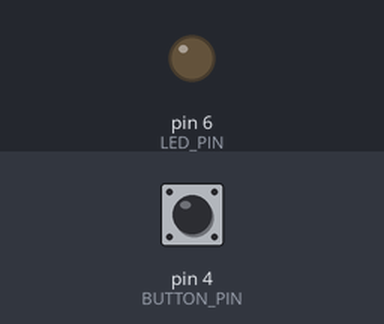
The sketch below on a simulated Arduino Uno, built with avr-gcc and run on an emulated ATmega328P. On the bench: output pins drawn as LEDs (lit = HIGH). The inputs (shaded band) are chosen by the test bench; at power-on: pin 4 (BUTTON_PIN) LOW.

Above: at 1.2 s.
1.3 s: pin 4 (BUTTON_PIN) pulled HIGH for 0.15 s
At 1.37 s:
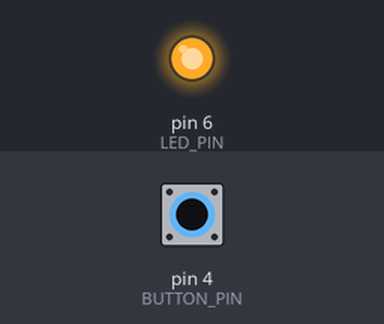
2.9 s: pin 4 (BUTTON_PIN) pulled HIGH for 3.2 s
At 7.4 s:
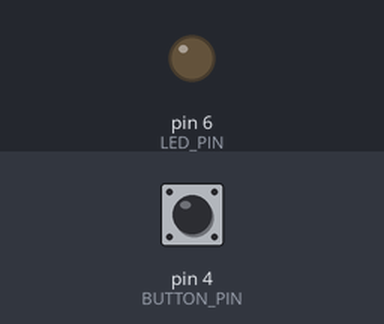
Timing chart, 0 to 8.9 s (numbered marks = the images above; inputs shaded):
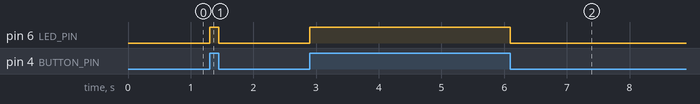

The sketch:

03.buttonsAndDecisions.ino
```cpp
/*
  Author:

  Learning Intention:
  The students will read a Grove Button module and control a Grove LED module,
  applying binary selection logic (if, if else, if else if else, switch/case).

  Success Criteria:
    1.  I can connect Grove modules to the base shield and know which port each uses
    2.  I know how to read binary data from a specific PIN (digitalRead)
    3.  I know how to write binary data to a specific PIN (digitalWrite)
    4.  I understand that LOW = false = 0 and HIGH = true = 1
    5.  I understand binary selection is asking questions with only true and false outcomes
    6.  I can apply comparison operators in if, if else, and if else if else structures
    7.  I understand a switch/case structure and the role of break
    8.  I understand the difference between a nested if and boolean operators
    9.  I can read a simple logic flowchart
    10. I can apply this knowledge to the Button and the Line Finder modules

  Hardware (Grove cables to the base shield):
    Button module  -> D4
    LED module     -> D6
    Line Finder    -> D7  (application task)

  Student Notes:
    Comparison Operators: != , < , <= , == , > , >=
    Boolean Operators: ! (not), && (and), || (or)
    The Grove Button reads HIGH while pressed. Inside the module a resistor
    holds the pin LOW when released. See the flowcharts in this folder's Readme.md.

  Optional breadboard reference (how this wiring works without Grove modules):
    Bootcamp-digitalWrite.png and Bootcamp-digitalRead.png in this folder.

  Documentation:
    https://sensorkit.arduino.cc/
    https://www.arduino.cc/reference/en/#structure
    https://www.arduino.cc/reference/en/language/functions/digital-io/digitalread/
*/

const int BUTTON_PIN = 4;  // Grove Button on D4
const int LED_PIN = 6;     // Grove LED on D6

void setup() {
  pinMode(LED_PIN, OUTPUT);
  pinMode(BUTTON_PIN, INPUT);   // this pin will RECEIVE signals
  Serial.begin(115200);
}

void loop() {
  int buttonState = digitalRead(BUTTON_PIN);

  if (buttonState == HIGH) {
    digitalWrite(LED_PIN, HIGH);
  } else {
    digitalWrite(LED_PIN, LOW);
  }
}
```

Measured:
- after the input at 1.3 s, pin 6 (LED_PIN): LOW → HIGH at once, → LOW 0.15 s later
- after the input at 2.9 s, pin 6 (LED_PIN): LOW → HIGH at once, → LOW 3.2 s later
